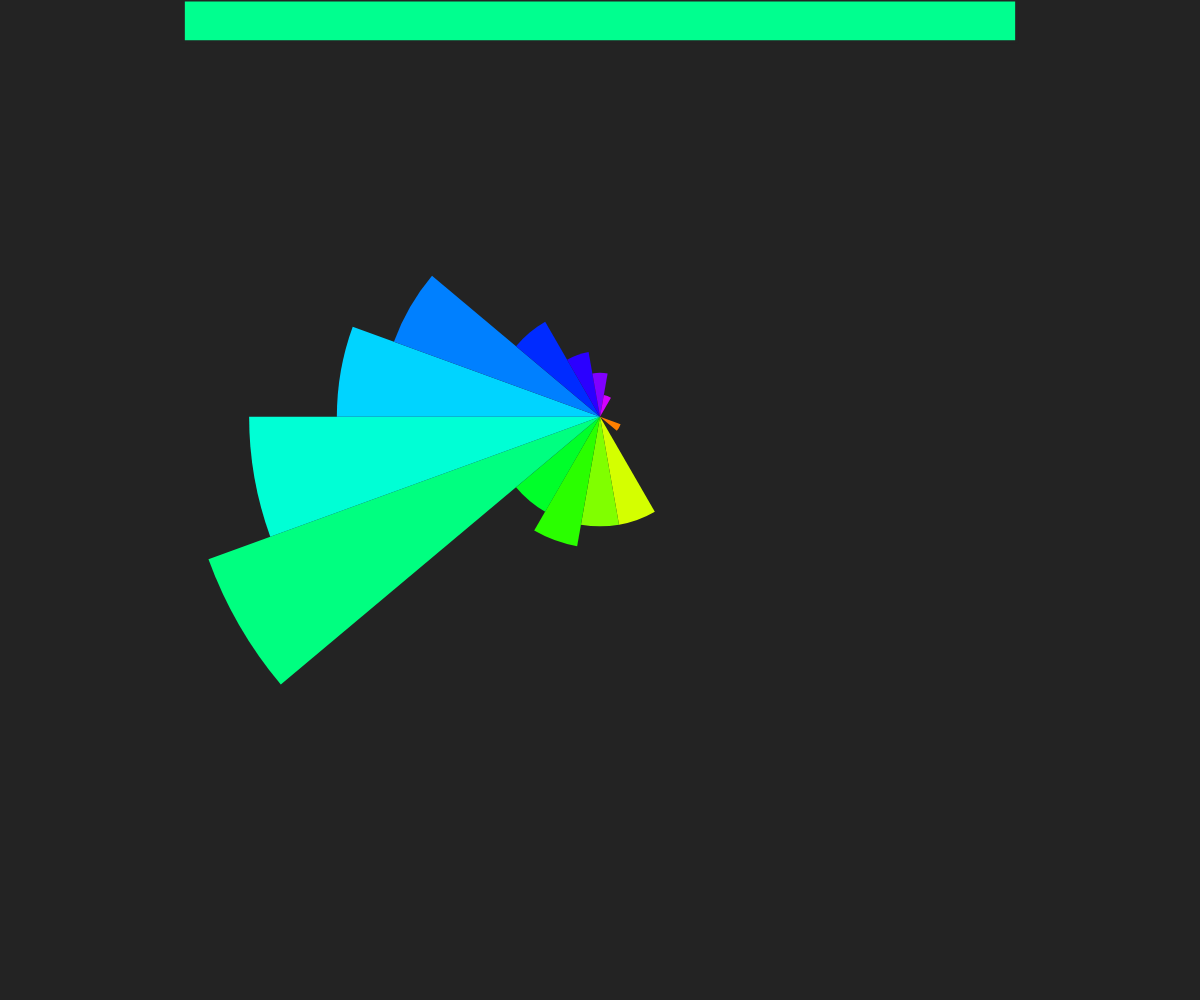
Frame 1 (no input)
Frame 2 (the mouse pressed at the canvas centre, redrawn once): identical to frame 1, image omitted

The p5.js sketch that drew this single still picture (run headless with seeded random() and noise() and a simulated clock; the mouse was pressed at the canvas centre and the sketch redrawn once):

// p5.js sketch
// ── sketch.js
// Code by Cukia Kimani, simplified for example purposes by Tegan Bristow as a class demonstaration

var json = {
    "data": [
        {
            "datePosted": [
      2012,
      6,
      17
    ],
            "numPixels": 374544,
            "averageHSB": [
      113,
      167,
      154
    ],
            "fileName": "2012-06-17_1339970553.jpg"
  },
        {
            "datePosted": [
      2012,
      6,
      19
    ],
            "numPixels": 374544,
            "averageHSB": [
      169,
      147,
      85
    ],
            "fileName": "2012-06-19_1340099459.jpg"
  },
        {
            "datePosted": [
      2012,
      6,
      27
    ],
            "numPixels": 374544,
            "averageHSB": [
      110,
      134,
      78
    ],
            "fileName": "2012-06-27_1340785718.jpg"
  },
        {
            "datePosted": [
      2012,
      8,
      3
    ],
            "numPixels": 374544,
            "averageHSB": [
      111,
      209,
      21
    ],
            "fileName": "2012-08-03_1344015863.jpg"
  },
        {
            "datePosted": [
      2012,
      8,
      7
    ],
            "numPixels": 374544,
            "averageHSB": [
      191,
      154,
      74
    ],
            "fileName": "2012-08-07_1344339594.jpg"
  },
        {
            "datePosted": [
      2012,
      8,
      18
    ],
            "numPixels": 374544,
            "averageHSB": [
      114,
      32,
      189
    ],
            "fileName": "2012-08-18_1345293811.jpg"
  },
        {
            "datePosted": [
      2012,
      9,
      6
    ],
            "numPixels": 374544,
            "averageHSB": [
      66,
      146,
      125
    ],
            "fileName": "2012-09-06_1346906645.jpg"
  },
        {
            "datePosted": [
      2012,
      9,
      13
    ],
            "numPixels": 374544,
            "averageHSB": [
      104,
      69,
      104
    ],
            "fileName": "2012-09-13_1347511177.jpg"
  },
        {
            "datePosted": [
      2012,
      9,
      15
    ],
            "numPixels": 374544,
            "averageHSB": [
      0,
      0,
      242
    ],
            "fileName": "2012-09-15_1347731308.jpg"
  },
        {
            "datePosted": [
      2012,
      9,
      22
    ],
            "numPixels": 374544,
            "averageHSB": [
      115,
      101,
      106
    ],
            "fileName": "2012-09-22_1348306970.jpg"
  },
        {
            "datePosted": [
      2012,
      9,
      24
    ],
            "numPixels": 374544,
            "averageHSB": [
      153,
      235,
      15
    ],
            "fileName": "2012-09-24_1348517926.jpg"
  },
        {
            "datePosted": [
      2012,
      10,
      1
    ],
            "numPixels": 374544,
            "averageHSB": [
      51,
      71,
      125
    ],
            "fileName": "2012-10-01_1349081201.jpg"
  },
        {
            "datePosted": [
      2012,
      10,
      11
    ],
            "numPixels": 374544,
            "averageHSB": [
      148,
      165,
      104
    ],
            "fileName": "2012-10-11_1349964749.jpg"
  },
        {
            "datePosted": [
      2012,
      10,
      11
    ],
            "numPixels": 374544,
            "averageHSB": [
      25,
      203,
      93
    ],
            "fileName": "2012-10-11_1349991432.jpg"
  },
        {
            "datePosted": [
      2012,
      10,
      13
    ],
            "numPixels": 374544,
            "averageHSB": [
      68,
      83,
      124
    ],
            "fileName": "2012-10-13_1350125706.jpg"
  },
        {
            "datePosted": [
      2012,
      10,
      17
    ],
            "numPixels": 374544,
            "averageHSB": [
      148,
      136,
      101
    ],
            "fileName": "2012-10-17_1350481874.jpg"
  },
        {
            "datePosted": [
      2012,
      10,
      20
    ],
            "numPixels": 374544,
            "averageHSB": [
      0,
      0,
      244
    ],
            "fileName": "2012-10-20_1350761540.jpg"
  },
        {
            "datePosted": [
      2012,
      10,
      28
    ],
            "numPixels": 374544,
            "averageHSB": [
      65,
      60,
      112
    ],
            "fileName": "2012-10-28_1351421194.jpg"
  },
        {
            "datePosted": [
      2012,
      11,
      3
    ],
            "numPixels": 374544,
            "averageHSB": [
      119,
      146,
      58
    ],
            "fileName": "2012-11-03_1351922813.jpg"
  },
        {
            "datePosted": [
      2012,
      11,
      3
    ],
            "numPixels": 374544,
            "averageHSB": [
      92,
      149,
      26
    ],
            "fileName": "2012-11-03_1351968720.jpg"
  },
        {
            "datePosted": [
      2012,
      11,
      15
    ],
            "numPixels": 374544,
            "averageHSB": [
      103,
      171,
      41
    ],
            "fileName": "2012-11-15_1352982935.jpg"
  },
        {
            "datePosted": [
      2012,
      11,
      17
    ],
            "numPixels": 374544,
            "averageHSB": [
      131,
      132,
      81
    ],
            "fileName": "2012-11-17_1353169701.jpg"
  },
        {
            "datePosted": [
      2012,
      11,
      17
    ],
            "numPixels": 374544,
            "averageHSB": [
      71,
      51,
      124
    ],
            "fileName": "2012-11-17_1353169930.jpg"
  },
        {
            "datePosted": [
      2012,
      11,
      17
    ],
            "numPixels": 374544,
            "averageHSB": [
      80,
      48,
      193
    ],
            "fileName": "2012-11-17_1353170895.jpg"
  },
        {
            "datePosted": [
      2012,
      11,
      23
    ],
            "numPixels": 374544,
            "averageHSB": [
      119,
      79,
      153
    ],
            "fileName": "2012-11-23_1353657119.jpg"
  },
        {
            "datePosted": [
      2012,
      11,
      24
    ],
            "numPixels": 374544,
            "averageHSB": [
      129,
      137,
      145
    ],
            "fileName": "2012-11-24_1353781715.jpg"
  },
        {
            "datePosted": [
      2012,
      11,
      25
    ],
            "numPixels": 374544,
            "averageHSB": [
      122,
      140,
      104
    ],
            "fileName": "2012-11-25_1353816539.jpg"
  },
        {
            "datePosted": [
      2012,
      12,
      1
    ],
            "numPixels": 374544,
            "averageHSB": [
      101,
      136,
      69
    ],
            "fileName": "2012-12-01_1354372952.jpg"
  },
        {
            "datePosted": [
      2012,
      12,
      2
    ],
            "numPixels": 374544,
            "averageHSB": [
      171,
      36,
      183
    ],
            "fileName": "2012-12-02_1354459277.jpg"
  },
        {
            "datePosted": [
      2012,
      12,
      3
    ],
            "numPixels": 374544,
            "averageHSB": [
      112,
      100,
      117
    ],
            "fileName": "2012-12-03_1354505687.jpg"
  },
        {
            "datePosted": [
      2012,
      12,
      9
    ],
            "numPixels": 374544,
            "averageHSB": [
      155,
      111,
      87
    ],
            "fileName": "2012-12-09_1355043848.jpg"
  },
        {
            "datePosted": [
      2012,
      12,
      9
    ],
            "numPixels": 374544,
            "averageHSB": [
      91,
      31,
      232
    ],
            "fileName": "2012-12-09_1355064043.jpg"
  },
        {
            "datePosted": [
      2012,
      12,
      10
    ],
            "numPixels": 374544,
            "averageHSB": [
      118,
      126,
      191
    ],
            "fileName": "2012-12-10_1355166274.jpg"
  },
        {
            "datePosted": [
      2012,
      12,
      14
    ],
            "numPixels": 374544,
            "averageHSB": [
      163,
      47,
      134
    ],
            "fileName": "2012-12-14_1355502962.jpg"
  },
        {
            "datePosted": [
      2012,
      12,
      17
    ],
            "numPixels": 374544,
            "averageHSB": [
      72,
      124,
      149
    ],
            "fileName": "2012-12-17_1355738987.jpg"
  },
        {
            "datePosted": [
      2012,
      12,
      19
    ],
            "numPixels": 374544,
            "averageHSB": [
      54,
      40,
      211
    ],
            "fileName": "2012-12-19_1355924483.jpg"
  },
        {
            "datePosted": [
      2012,
      12,
      22
    ],
            "numPixels": 374544,
            "averageHSB": [
      136,
      99,
      85
    ],
            "fileName": "2012-12-22_1356208579.jpg"
  },
        {
            "datePosted": [
      2012,
      12,
      25
    ],
            "numPixels": 374544,
            "averageHSB": [
      103,
      70,
      166
    ],
            "fileName": "2012-12-25_1356430753.jpg"
  },
        {
            "datePosted": [
      2012,
      12,
      27
    ],
            "numPixels": 374544,
            "averageHSB": [
      128,
      132,
      152
    ],
            "fileName": "2012-12-27_1356641064.jpg"
  },
        {
            "datePosted": [
      2012,
      12,
      27
    ],
            "numPixels": 374544,
            "averageHSB": [
      110,
      135,
      117
    ],
            "fileName": "2012-12-27_1356648857.jpg"
  },
        {
            "datePosted": [
      2012,
      12,
      29
    ],
            "numPixels": 374544,
            "averageHSB": [
      106,
      35,
      214
    ],
            "fileName": "2012-12-29_1356801416.jpg"
  },
        {
            "datePosted": [
      2012,
      12,
      31
    ],
            "numPixels": 374544,
            "averageHSB": [
      154,
      31,
      150
    ],
            "fileName": "2012-12-31_1356963668.jpg"
  },
        {
            "datePosted": [
      2013,
      1,
      1
    ],
            "numPixels": 374544,
            "averageHSB": [
      136,
      78,
      94
    ],
            "fileName": "2013-01-01_1357034024.jpg"
  },
        {
            "datePosted": [
      2013,
      1,
      13
    ],
            "numPixels": 374544,
            "averageHSB": [
      106,
      157,
      162
    ],
            "fileName": "2013-01-13_1358089168.jpg"
  },
        {
            "datePosted": [
      2013,
      1,
      14
    ],
            "numPixels": 374544,
            "averageHSB": [
      101,
      106,
      164
    ],
            "fileName": "2013-01-14_1358164074.jpg"
  },
        {
            "datePosted": [
      2013,
      1,
      16
    ],
            "numPixels": 374544,
            "averageHSB": [
      129,
      88,
      99
    ],
            "fileName": "2013-01-16_1358340890.jpg"
  },
        {
            "datePosted": [
      2013,
      1,
      20
    ],
            "numPixels": 374544,
            "averageHSB": [
      52,
      106,
      139
    ],
            "fileName": "2013-01-20_1358682261.jpg"
  },
        {
            "datePosted": [
      2013,
      1,
      29
    ],
            "numPixels": 374544,
            "averageHSB": [
      167,
      228,
      35
    ],
            "fileName": "2013-01-29_1359452470.jpg"
  },
        {
            "datePosted": [
      2013,
      1,
      31
    ],
            "numPixels": 374544,
            "averageHSB": [
      114,
      92,
      147
    ],
            "fileName": "2013-01-31_1359620852.jpg"
  },
        {
            "datePosted": [
      2013,
      2,
      4
    ],
            "numPixels": 374544,
            "averageHSB": [
      115,
      176,
      126
    ],
            "fileName": "2013-02-04_1359964722.jpg"
  },
        {
            "datePosted": [
      2013,
      2,
      4
    ],
            "numPixels": 374544,
            "averageHSB": [
      110,
      54,
      137
    ],
            "fileName": "2013-02-04_1359978162.jpg"
  },
        {
            "datePosted": [
      2013,
      2,
      24
    ],
            "numPixels": 374544,
            "averageHSB": [
      55,
      175,
      37
    ],
            "fileName": "2013-02-24_1361701182.jpg"
  },
        {
            "datePosted": [
      2013,
      2,
      25
    ],
            "numPixels": 374544,
            "averageHSB": [
      154,
      48,
      96
    ],
            "fileName": "2013-02-25_1361814958.jpg"
  },
        {
            "datePosted": [
      2013,
      3,
      3
    ],
            "numPixels": 374544,
            "averageHSB": [
      131,
      182,
      75
    ],
            "fileName": "2013-03-03_1362312158.jpg"
  },
        {
            "datePosted": [
      2013,
      3,
      4
    ],
            "numPixels": 374544,
            "averageHSB": [
      124,
      66,
      132
    ],
            "fileName": "2013-03-04_1362414448.jpg"
  },
        {
            "datePosted": [
      2013,
      3,
      4
    ],
            "numPixels": 374544,
            "averageHSB": [
      138,
      80,
      126
    ],
            "fileName": "2013-03-04_1362414646.jpg"
  },
        {
            "datePosted": [
      2013,
      3,
      4
    ],
            "numPixels": 374544,
            "averageHSB": [
      170,
      221,
      116
    ],
            "fileName": "2013-03-04_1362414933.jpg"
  },
        {
            "datePosted": [
      2013,
      3,
      11
    ],
            "numPixels": 374544,
            "averageHSB": [
      93,
      58,
      111
    ],
            "fileName": "2013-03-11_1363026127.jpg"
  },
        {
            "datePosted": [
      2013,
      3,
      13
    ],
            "numPixels": 374544,
            "averageHSB": [
      117,
      147,
      60
    ],
            "fileName": "2013-03-13_1363202738.jpg"
  },
        {
            "datePosted": [
      2013,
      3,
      22
    ],
            "numPixels": 374544,
            "averageHSB": [
      133,
      29,
      163
    ],
            "fileName": "2013-03-22_1363980071.jpg"
  },
        {
            "datePosted": [
      2013,
      3,
      28
    ],
            "numPixels": 374544,
            "averageHSB": [
      163,
      215,
      16
    ],
            "fileName": "2013-03-28_1364450244.jpg"
  },
        {
            "datePosted": [
      2013,
      3,
      31
    ],
            "numPixels": 374544,
            "averageHSB": [
      154,
      9,
      92
    ],
            "fileName": "2013-03-31_1364708021.jpg"
  },
        {
            "datePosted": [
      2013,
      4,
      9
    ],
            "numPixels": 374544,
            "averageHSB": [
      80,
      138,
      142
    ],
            "fileName": "2013-04-09_1365497037.jpg"
  },
        {
            "datePosted": [
      2013,
      4,
      9
    ],
            "numPixels": 374544,
            "averageHSB": [
      118,
      181,
      77
    ],
            "fileName": "2013-04-09_1365497143.jpg"
  },
        {
            "datePosted": [
      2013,
      4,
      9
    ],
            "numPixels": 374544,
            "averageHSB": [
      175,
      73,
      141
    ],
            "fileName": "2013-04-09_1365497254.jpg"
  },
        {
            "datePosted": [
      2013,
      4,
      9
    ],
            "numPixels": 374544,
            "averageHSB": [
      113,
      157,
      99
    ],
            "fileName": "2013-04-09_1365497292.jpg"
  },
        {
            "datePosted": [
      2013,
      4,
      9
    ],
            "numPixels": 374544,
            "averageHSB": [
      130,
      85,
      85
    ],
            "fileName": "2013-04-09_1365497349.jpg"
  },
        {
            "datePosted": [
      2013,
      4,
      11
    ],
            "numPixels": 374544,
            "averageHSB": [
      150,
      205,
      79
    ],
            "fileName": "2013-04-11_1365660060.jpg"
  },
        {
            "datePosted": [
      2013,
      4,
      28
    ],
            "numPixels": 374544,
            "averageHSB": [
      101,
      153,
      110
    ],
            "fileName": "2013-04-28_1367132125.jpg"
  },
        {
            "datePosted": [
      2013,
      4,
      29
    ],
            "numPixels": 374544,
            "averageHSB": [
      178,
      57,
      110
    ],
            "fileName": "2013-04-29_1367254814.jpg"
  },
        {
            "datePosted": [
      2013,
      5,
      4
    ],
            "numPixels": 374544,
            "averageHSB": [
      140,
      99,
      95
    ],
            "fileName": "2013-05-04_1367680180.jpg"
  },
        {
            "datePosted": [
      2013,
      5,
      9
    ],
            "numPixels": 374544,
            "averageHSB": [
      199,
      110,
      94
    ],
            "fileName": "2013-05-09_1368109866.jpg"
  },
        {
            "datePosted": [
      2013,
      5,
      12
    ],
            "numPixels": 374544,
            "averageHSB": [
      54,
      99,
      187
    ],
            "fileName": "2013-05-12_1368359075.jpg"
  },
        {
            "datePosted": [
      2013,
      8,
      11
    ],
            "numPixels": 374544,
            "averageHSB": [
      0,
      0,
      230
    ],
            "fileName": "2013-08-11_1376248020.jpg"
  },
        {
            "datePosted": [
      2013,
      9,
      28
    ],
            "numPixels": 409600,
            "averageHSB": [
      84,
      130,
      85
    ],
            "fileName": "2013-09-28_1380372834.jpg"
  },
        {
            "datePosted": [
      2013,
      11,
      3
    ],
            "numPixels": 409600,
            "averageHSB": [
      147,
      132,
      103
    ],
            "fileName": "2013-11-03_1383480967.jpg"
  },
        {
            "datePosted": [
      2013,
      11,
      12
    ],
            "numPixels": 409600,
            "averageHSB": [
      112,
      45,
      194
    ],
            "fileName": "2013-11-12_1384233836.jpg"
  },
        {
            "datePosted": [
      2013,
      12,
      29
    ],
            "numPixels": 409600,
            "averageHSB": [
      0,
      0,
      11
    ],
            "fileName": "2013-12-29_1388349764.jpg"
  },
        {
            "datePosted": [
      2014,
      2,
      6
    ],
            "numPixels": 409600,
            "averageHSB": [
      195,
      79,
      142
    ],
            "fileName": "2014-02-06_1391673684.jpg"
  },
        {
            "datePosted": [
      2014,
      2,
      14
    ],
            "numPixels": 409600,
            "averageHSB": [
      87,
      1,
      194
    ],
            "fileName": "2014-02-14_1392387649.jpg"
  },
        {
            "datePosted": [
      2014,
      6,
      6
    ],
            "numPixels": 409600,
            "averageHSB": [
      102,
      112,
      124
    ],
            "fileName": "2014-06-06_1402082406.jpg"
  },
        {
            "datePosted": [
      2014,
      6,
      7
    ],
            "numPixels": 409600,
            "averageHSB": [
      114,
      83,
      141
    ],
            "fileName": "2014-06-07_1402162567.jpg"
  },
        {
            "datePosted": [
      2014,
      6,
      8
    ],
            "numPixels": 409600,
            "averageHSB": [
      0,
      0,
      251
    ],
            "fileName": "2014-06-08_1402220816.jpg"
  },
        {
            "datePosted": [
      2014,
      7,
      11
    ],
            "numPixels": 409600,
            "averageHSB": [
      58,
      83,
      199
    ],
            "fileName": "2014-07-11_1405057621.jpg"
  },
        {
            "datePosted": [
      2014,
      7,
      24
    ],
            "numPixels": 409600,
            "averageHSB": [
      119,
      75,
      101
    ],
            "fileName": "2014-07-24_1406220416.jpg"
  },
        {
            "datePosted": [
      2014,
      7,
      30
    ],
            "numPixels": 409600,
            "averageHSB": [
      111,
      45,
      183
    ],
            "fileName": "2014-07-30_1406691111.jpg"
  },
        {
            "datePosted": [
      2014,
      8,
      22
    ],
            "numPixels": 409600,
            "averageHSB": [
      151,
      194,
      67
    ],
            "fileName": "2014-08-22_1408681328.jpg"
  },
        {
            "datePosted": [
      2014,
      9,
      8
    ],
            "numPixels": 409600,
            "averageHSB": [
      109,
      65,
      97
    ],
            "fileName": "2014-09-08_1410158703.jpg"
  },
        {
            "datePosted": [
      2014,
      9,
      9
    ],
            "numPixels": 409600,
            "averageHSB": [
      119,
      64,
      158
    ],
            "fileName": "2014-09-09_1410242454.jpg"
  },
        {
            "datePosted": [
      2014,
      9,
      9
    ],
            "numPixels": 409600,
            "averageHSB": [
      79,
      59,
      134
    ],
            "fileName": "2014-09-09_1410259055.jpg"
  },
        {
            "datePosted": [
      2014,
      10,
      6
    ],
            "numPixels": 409600,
            "averageHSB": [
      162,
      16,
      226
    ],
            "fileName": "2014-10-06_1412608061.jpg"
  },
        {
            "datePosted": [
      2014,
      10,
      23
    ],
            "numPixels": 409600,
            "averageHSB": [
      0,
      0,
      36
    ],
            "fileName": "2014-10-23_1414078520.jpg"
  },
        {
            "datePosted": [
      2014,
      10,
      26
    ],
            "numPixels": 409600,
            "averageHSB": [
      67,
      26,
      170
    ],
            "fileName": "2014-10-26_1414356957.jpg"
  },
        {
            "datePosted": [
      2014,
      10,
      31
    ],
            "numPixels": 409600,
            "averageHSB": [
      134,
      114,
      152
    ],
            "fileName": "2014-10-31_1414738855.jpg"
  },
        {
            "datePosted": [
      2014,
      11,
      2
    ],
            "numPixels": 409600,
            "averageHSB": [
      97,
      36,
      189
    ],
            "fileName": "2014-11-02_1414925779.jpg"
  },
        {
            "datePosted": [
      2014,
      12,
      16
    ],
            "numPixels": 409600,
            "averageHSB": [
      114,
      36,
      159
    ],
            "fileName": "2014-12-16_1418740686.jpg"
  },
        {
            "datePosted": [
      2014,
      12,
      25
    ],
            "numPixels": 409600,
            "averageHSB": [
      115,
      89,
      148
    ],
            "fileName": "2014-12-25_1419509280.jpg"
  },
        {
            "datePosted": [
      2015,
      2,
      8
    ],
            "numPixels": 409600,
            "averageHSB": [
      0,
      0,
      159
    ],
            "fileName": "2015-02-08_1423386208.jpg"
  }
]
};

var photosByYear = []; 

function setup() {
    createCanvas(windowWidth, windowHeight);
    for (var year = 2012; year < 2016; year++) {
        photosByYear[year - 2012] = createYearArray(year);
    }
    noLoop();
};

function draw() {
    colorMode(HSB, 255);
    var backgroundColor = 35;
    background(backgroundColor);

    var numRows = 24;
    var rowSize = windowHeight / numRows;
    
    var x = windowWidth * 0.5;
    var y = rowSize * (numRows - 4) * 0.5;
    var diameter = rowSize * (numRows - 4) < windowWidth ? rowSize * (numRows - 4) : windowWidth;
    var numSections = 18;
    var sectionAngle = TWO_PI / numSections;

    fill(calculateFavoriteHue(json.data), 255, 255);
    rectMode(CENTER);
    stroke(backgroundColor);
    strokeWeight(3);
    rect(x, rowSize * 0.5, diameter, rowSize);

    noStroke();
    fill(backgroundColor);
    textStyle(BOLD);
    textSize(22);
    textAlign(CENTER);
    text("Hue Am I?", x, 0, diameter, rowSize);

    var colorWheelData = [];
    for (var j = 0; j < numSections; j++) {
        colorWheelData[j] = 0;
    }

    for (var p = 0; p < json.data.length; p++) {
        for (var i = 1; i <= numSections; i++) {
            var h = json.data[p].averageHSB[0];
            var a = map(h, 0, 255, 0, TWO_PI);
            if (a > sectionAngle * (i - 1) && a < sectionAngle * i) {
                colorWheelData[i]++;
            }
        }
    }

    var maxHue = 0;
    for (var j = 0; j < numSections; j++) {
        maxHue = colorWheelData[j] > maxHue ? colorWheelData[j] : maxHue;
    }

    for (var i = 1; i <= numSections; i++) {
        var midAngle = (sectionAngle * (i - 1) + sectionAngle * i) * 0.5;
        var hue = map(midAngle, 0, TWO_PI, 0, 255);
        fill(hue, 255, 255);
        var size = diameter * (colorWheelData[i] / maxHue);
        arc(x, y, size, size, sectionAngle * (i - 1), sectionAngle * i, PIE);
    }

    
};

function windowResized() {
    resizeCanvas(windowWidth, windowHeight);
};

function createYearArray(year) {
    var arr = [];
    var arrSize = 0;
    for (var i = 0; i < json.data.length; i++) {
        if (json.data[i].datePosted[0] === year) {
            arr[arrSize] = json.data[i];
            arrSize++;
        }
    }
    return arr;
};

function calculateFavoriteHue(arr) {
    var hue = 0;
    for (var i = 0; i < arr.length; i++) {
        hue += arr[i].averageHSB[0];
    }
    hue /= json.data.length;
    return hue;
};
